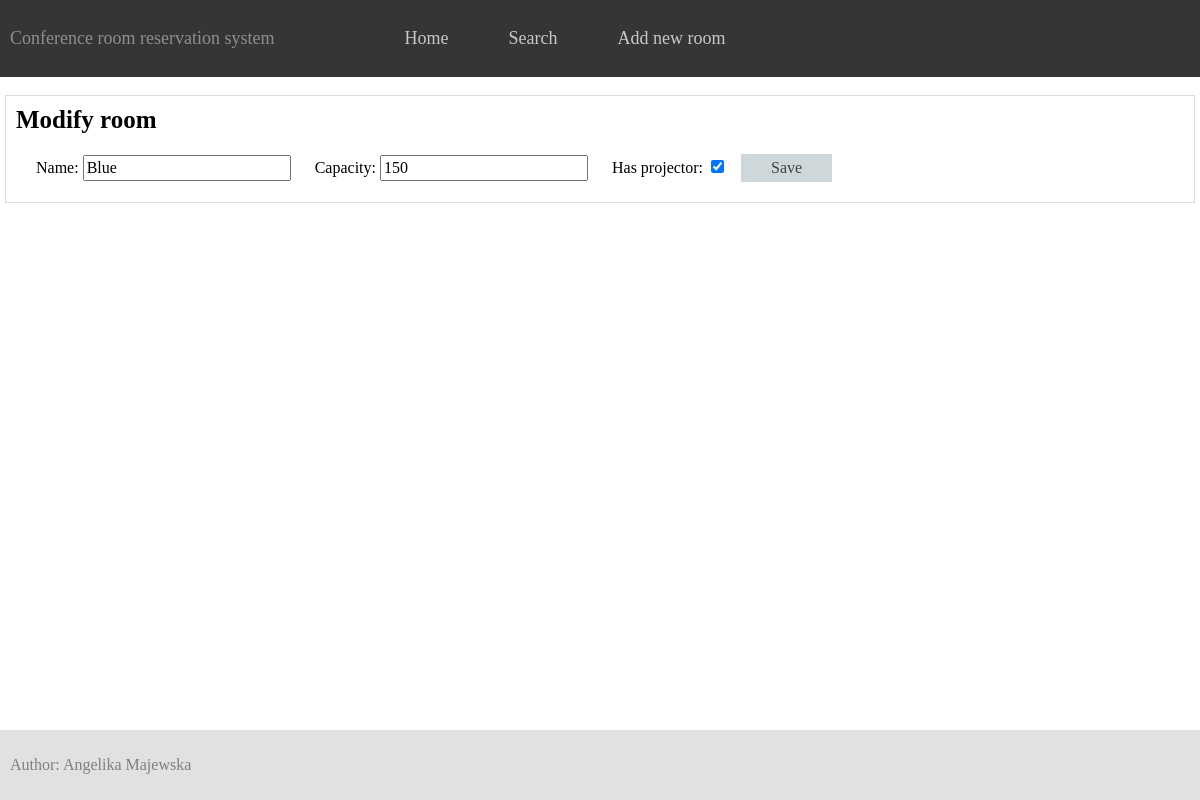
Page /room/modify/1 on the committed database.
### confroom_app/models.py (models this page shows, shortened)
class Room(models.Model):
    name = models.CharField(max_length=255)
    capacity = models.IntegerField()
    has_projector = models.BooleanField(default=False)

### confroom_app/views.py (the view, shortened to what this page needs)
# urls.py: path("room/modify/<int:room_id>", ModifyRoom.as_view(), name="modify-room"),
class ModifyRoom(View):
    def get(self, request, room_id):
        room = get_object_or_404(Room, pk=room_id)
        return render(request, 'confroom_app/modify_room.html', {'room': room})

### confroom_app/templates/confroom_app/modify_room.html (shortened to what this page needs)
{% extends 'confroom_app/base.html' %}
{% block content %}
    <div class="modify-room-form-container">
        <h2>Modify room</h2>
        <form method="post" class="modify-room-form">
            <label>Name: <input name="name" type="text" value="{{room.name}}"></label>
            <label>Capacity: <input type="number" min="0" step="1" name="capacity" value="{{room.capacity}}"></label>
            <label>Has projector: <input type="checkbox" name="has_projector" {% if room.has_projector  %}checked{% endif %}></label>
            <button class="modify-form-button">Save</button>
        </form>
    </div>
{% endblock %}

### confroom_app/static/styles.css (style rules this page uses)
body { width: 100%; margin:0 0 0 0; padding-bottom: 150px; }
h2 { font-size: 25px; }
.modify-room-form-container { border: 1px solid #dcdcdc; margin: 5px; margin-top: 95px; padding:10px; }
.modify-room-form-container h2 { margin: 0; }
.modify-room-form { padding: 10px; font-size: 16px; margin:0; }
.modify-room-form label { padding: 10px; }
.modify-room-form label input { padding: 2px 2px; font-size: 16px ; font-family: inherit; }
.modify-form-button { margin-top:10px; padding: 5px 30px; border: none; background-color: #ced7da; color: #3e4343; font-family: inherit; font-size: 16px; }

### rows in the picture
Room: name "Blue", capacity "150", has_projector "☑"
